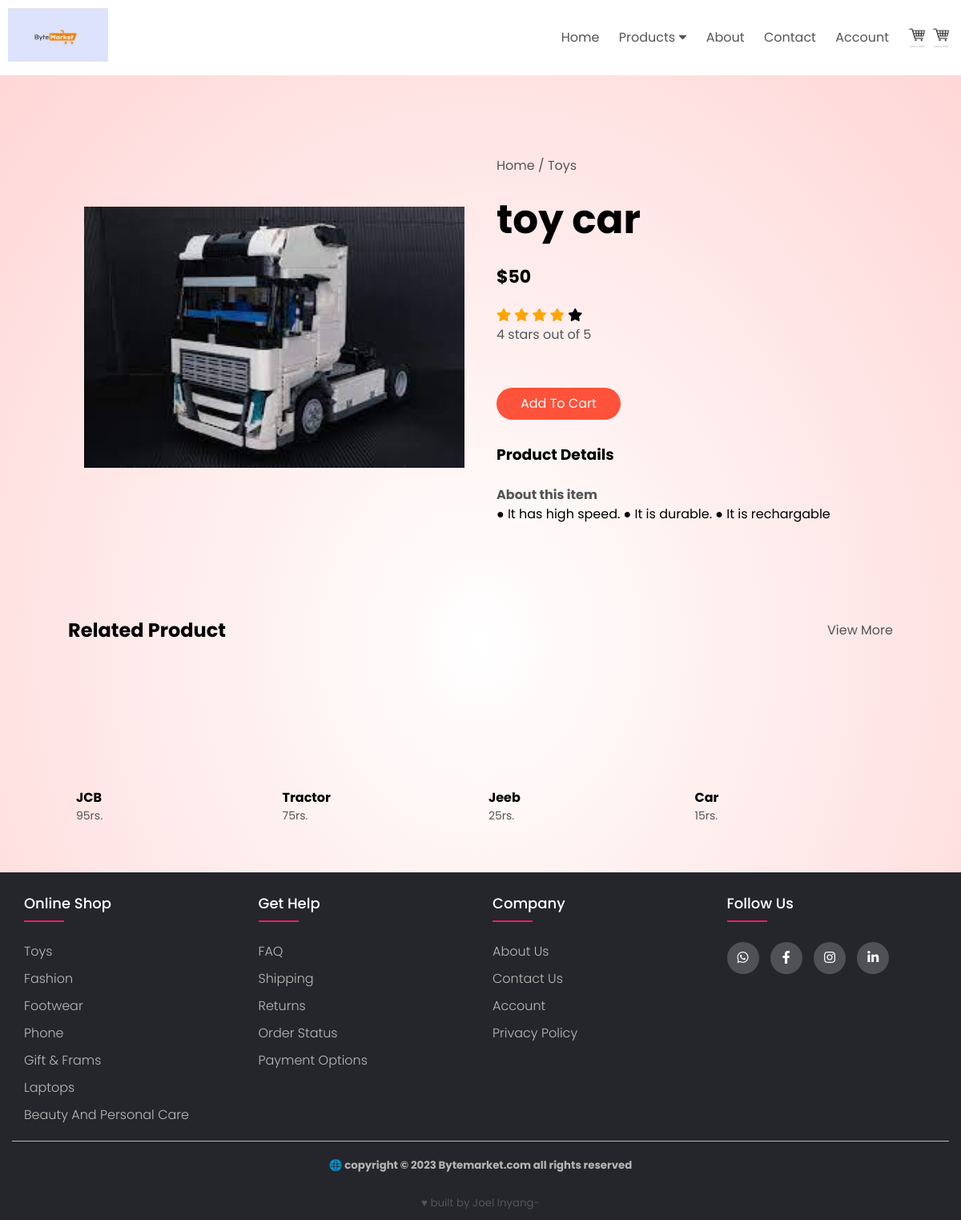
Page /product_detials_toy/toys/toy-car/ on the committed database.
### ByteApp/models.py (models this page shows, shortened)
class Product(models.Model):
    product_name = models.CharField(max_length=50, unique=True)
    slug = models.SlugField(max_length=50, unique=True)
    description = models.TextField(max_length=200, blank=True, default=" ● 'description'. ● 'description'. ● 'description'. ")
    price = models.IntegerField()
    images = models.ImageField(upload_to='photos/product', blank=True)
    stock = models.IntegerField()
    category = models.ForeignKey(Category, on_delete=models.CASCADE)

class Category(models.Model):
    cat_name = models.CharField(max_length=40, unique=True)
    slug = models.SlugField(max_length=40, unique=True)
    description = models.TextField(max_length=100, blank=True)
    cat_image = models.ImageField(upload_to='photos/category', blank=True)
    def __str__(self):
        return self.cat_name

### ByteApp/views.py (the view)
# urls.py: path('product_detials_toy/<slug:cat_slug>/<slug:product_slug>/', views.product_detials_toy, name='product_detials_toy'),
def product_detials_toy(request, cat_slug=None, product_slug=None):
    categories = None
    products = None
    product = None
    if cat_slug is not None:
        categories = get_object_or_404(Category, slug=cat_slug)
        products = Product.objects.filter(category=categories)
        if product_slug is not None:
            product = get_object_or_404(Product, slug=product_slug, category=categories)
    else:
        products = Product.objects.filter(category__slug='toys').order_by('id')
    context = {
        'products': products,
        'categories': categories,
        'product': product,
    }
    return render(request, 'product-detials-toy.html', context)

### templates/product-detials-toy.html (shortened to what this page needs)
{% extends 'base.html' %}
{% load static %}
{% block content  %}
          <a href="card.html"><img src="images/cart.png" width="30px" height="30px"></a>
        </div>
      </div>
<div class="small-container single-product">
  <div class="row">
    <div class="col-2">
        <img src="{{ product.images.url }}" width="100%" id="productImg">
    </div>
    <div class="col-2">
      <p>Home / {{ product.category }}</p>
      <h1>{{ product.product_name }}</h1>
      <h4>${{ product.price }}</h4>
      <span class="fa fa-star checked"></span>
      <span class="fa fa-star checked"></span>
      <span class="fa fa-star checked"></span>
      <span class="fa fa-star checked"></span>
      <span class="fa fa-star"></span>
      <p>4 stars out of 5</p><br>
<a href="{% url 'add_cart' product_id=product.id %}" type="submit" class="btn">Add To Cart</a>
      <h3>Product Details</h3>
      <br>
      <ul>
        <p><b>About this item</b></p>
        <li>{{ product.description }}</li>
      </ul>
    </div>
  </div>
</div>
<div class="small-container">
    <div class="row row-2">
            <h2>Related Product</h2>
            <p>View More</p>
    </div>
</div>
 <div class="small-container">
<div class="row">
    <div class="col-4">
      <h4>JCB</h4>
      <p>95rs.</p>
    </div>
    <div class="col-4">
        <h4>Tractor</h4>
      <p>75rs.</p>
    </div>
    <div class="col-4">
        <h4>Jeeb</h4>
      <p>25rs.</p>
    </div>
    <div class="col-4">
        <h4>Car</h4>
      <p>15rs.</p>
    </div>
  </div>
  </div>
  </body>
</html>
{% endblock %}

### static/css/style.css (style rules this page uses)
* { margin: 0; padding: 0; box-sizing: border-box; }
body { font-family: 'poppins', sans-serif; line-height: 1.5; }
a { text-decoration: none; color: #555; }
p { color: #555; }
.row { display: flex; align-items: center; flex-wrap: wrap; justify-content: space-around; }
.col-2 { flex-basis: 50%; min-width: 300px; }
.col-2 img { max-width: 100%; padding: 50px o; }
.col-2 h1 { font-size: 50px; line-height: 60px; margin: 25px 0; }
.btn { display: inline-block; background: #ff523b; color: white; padding: 8px 30px; margin: 30px 0; border-radius: 30px; transition: background 0.5s; }
.header .row { margin-top: 70px; }
.small-container { max-width: 1080px; margin: auto; padding-right: 25px; padding-left: 25px; padding-top: 25px; }
.col-4 { flex-basis: 25%; padding: 10px; min-width: 200px; margin-bottom: 50px; transition: transform 0.5s; }
.col-4 p { font-size: 14px; }
.col-2 img { padding: 50px; }
.checked { color: orange; }
ul { list-style: none; }
.row-2 { justify-content: space-between; margin: 100px auto 50px; }
.single-product { margin-top: 80px; }
.single-product .col-2 img { padding: 0; }
.single-product .col-2 { padding: 20px; }
.single-product h4 { margin: 20px 0; font-size: 22px; font-weight: bold; }

### rows in the picture
Product: images (picture), category "Toys", product_name "toy car", price "50", description "● It has high speed. ● It is durable. ● It is rechargable"
